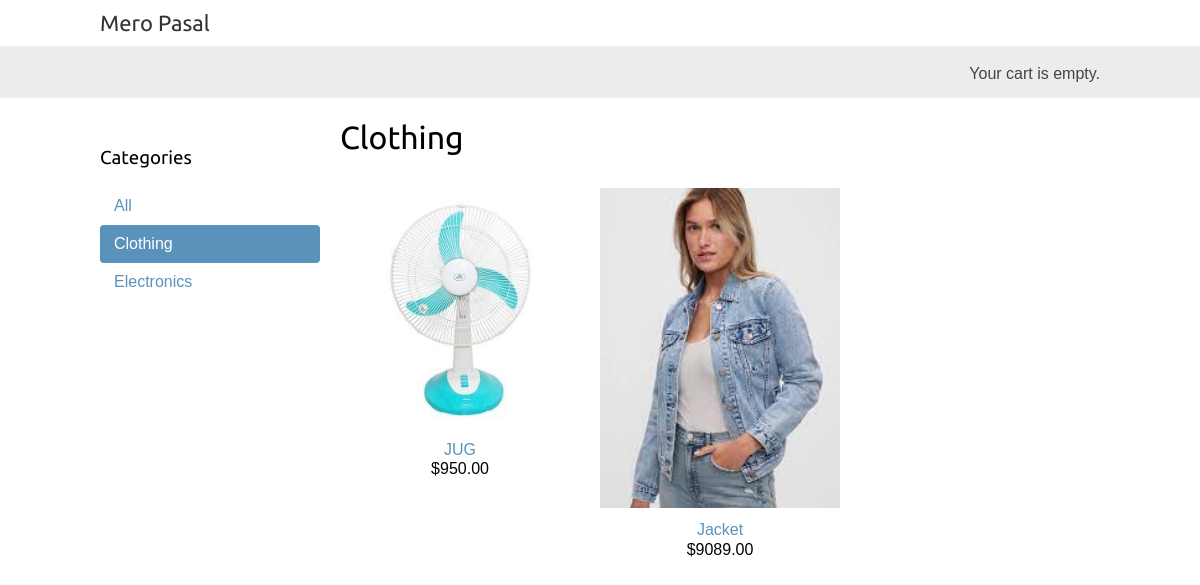
Screenshot of /clothing/ with the database file from the repository.
### Product/models.py (models this page shows, shortened)
class Category(models.Model):
    name = models.CharField(max_length=50)
    slug = models.SlugField(max_length=255, unique=True)
    description = models.TextField()
    meta_keywords = models.CharField(max_length=255)
    meta_description = models.CharField(max_length=255)
    created_at = models.DateTimeField(auto_now_add=True)
    updated_at = models.DateTimeField(auto_now=True)
    is_active = models.BooleanField(default=False)
    class Meta:
        db_table = 'categories'
        verbose_name = 'category'
        ordering = ('name',)
        verbose_name_plural = 'categories'
    def get_absolute_url(self):
        return reverse('Product:product_list_by_category',
               args=[self.slug])

class Product(models.Model):
    category = models.ForeignKey(
        Category, related_name='products',  on_delete=models.CASCADE)
    name = models.CharField(max_length=50)
    slug = models.SlugField(max_length=255, db_index=True)
    brand = models.CharField(max_length=255)
    sku = models.CharField(max_length=50)
    price = models.DecimalField(max_digits=9, decimal_places=2)
    old_price = models.DecimalField(
        max_digits=9, decimal_places=2, default=0.00)
    image = models.ImageField(upload_to='')
    quantity = models.IntegerField(default=0)
    description = models.TextField()
    stock = models.IntegerField()
    meta_keywords = models.CharField(max_length=255)
    meta_description = models.CharField(max_length=255)
    is_available = models.BooleanField(default=False)
    is_bestseller = models.BooleanField(default=False)
    is_featured = models.BooleanField(default=False)
    created_at = models.DateTimeField(auto_now_add=True)
    modified_at = models.DateTimeField(auto_now=True)
    class Meta:
        db_table = 'products'
        verbose_name_plural = "Products"
        ordering = ('name',)
        index_together = (('id', 'slug'),)
    def get_absolute_url(self):
        return reverse('Product:product_detail',
                       args=[self.id, self.slug])

### Product/views.py (the view)
# urls.py: path('', views.product_list, name='product_list'),
def product_list(request, category_slug=None):
    category = None
    categories = Category.objects.all()
    products = Product.objects.filter(is_available=True)
    if category_slug:
        category = get_object_or_404(Category, slug=category_slug)
        products = products.filter(category=category)
    return render(request,
                  'list.html',
                  {'category': category,
                   'categories': categories,
                   'products': products})

### cart/cart.py (called while the page is built)
    def __len__(self):
        return sum(item['quantity'] for item in self.cart.values())

### cart/context_processors.py (called while the page is built)
def cart(request):
    return {'cart': Cart(request)}

### Product/templates/list.html (shortened to what this page needs)
{% extends 'base.html' %}
{% load static %}
{% block content %}
  <div id="sidebar">
    <h3>Categories</h3>
    <ul>
      <li {% if not category %}class="selected"{% endif %}>
        <a href="{% url 'Product:product_list' %}">All</a>
      </li>
      {% for c in categories %}
        <li {% if category.slug == c.slug %}class="selected"{% endif %}>
          <a href="{{ c.get_absolute_url }}">{{ c.name }}</a>
        </li>
      {% endfor %}
    </ul>
  </div>
  <div id="main" class="product-list">
    <h1>{% if category %}{{ category.name }}{% else %}Products{% endif %}</h1>
    {% for product in products %}
      <div class="item">
        <a href="{{ product.get_absolute_url }}">
          <img src="{% if product.image %}{{ product.image.url }}{% else %}{% static "img/no_image.png" %}{% endif %}">
        </a>
        <a href="{{ product.get_absolute_url }}">{{ product.name }}</a>
        <br>
        ${{ product.price }}
      </div>
    {% endfor %}
  </div>
{% endblock %}

### static/css/base.css (style rules this page uses)
body { margin:0; padding:0; font-family:helvetica, sans-serif; }
h1, h2, h3, h4, h5 , h6 { font-family: 'Ubuntu', sans-serif; font-weight:normal; }
a { text-decoration:none; color:#5993bb; }
#sidebar { width:220px; padding:30px 20px 0 0; float:left; }
#sidebar ul { margin:0; padding:0; }
#sidebar ul li { margin:0; list-style:none; padding:10px 14px; }
#sidebar ul li a { display:block; }
#sidebar ul li.selected { background:#5993bb; border-radius:4px; }
#sidebar ul li.selected a { color:#fff; }
#main { float:left; width: 96%; margin-right:-220px; overflow:hidden; }
.product-list .item { width:25%; padding:10px 20px 10px 0; float:left; text-align:center; line-height:1.2; }
.product-list .item img { width:100%; margin-bottom:8px; }

### rows the page displays
Category: name "Clothing"
Category: name "Electronics"
Product: image (picture), name "JUG", price "950.00"
Product: image (picture), name "Jacket", price "9089.00"
